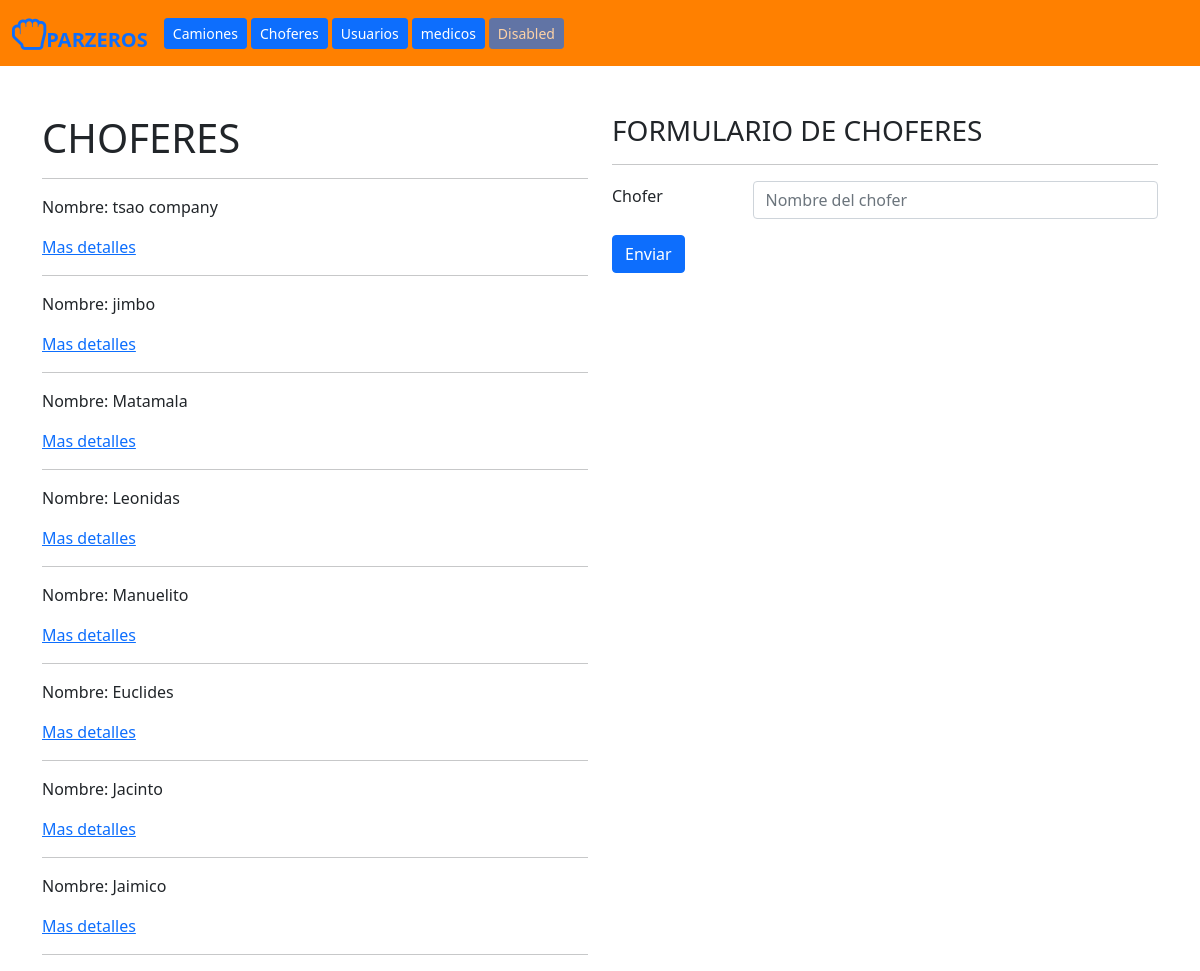
Screenshot of /choferes/ with the database file from the repository.
### app/models.py (models this page shows, shortened)
class Chofer(models.Model):
    camiones = models.ManyToManyField(Camion, related_name="choferes")
    nombre = models.CharField(max_length=50)
    created_at = models.DateTimeField(auto_now_add=True)
    updated_at = models.DateTimeField(auto_now=True)

### app/views.py (the view)
# urls.py: path('choferes/', views.choferes, name='choferes'),
def choferes(request):
    if request.method == "GET":
        context = {"choferes_info": Chofer.objects.all().order_by("-updated_at")}
        return render (request, "app/choferes.html", context)
    if request.method == "POST":
        print(request.POST)
        nombre = request.POST['nombre']
        Chofer.objects.create(nombre=nombre)
        return redirect ("/choferes")

### app/templates/app/choferes.html (shortened to what this page needs)
{% extends "app/foundation.html" %}
{% block contenido %}
{% include 'app/menu.html' %}
<div class="container mt-5">
    <div class="row">
        <div class="col-6">
            <h1>CHOFERES</h1>
            <hr>
            {% for chofer in choferes_info %}
            <p> Nombre: {{chofer.nombre}}</p>
            <a href="{% url 'chofer' id=chofer.id %}"> Mas detalles </a>
            <hr>
            {% endfor %}
        </div>
        <div class="col-6">
            <h3> FORMULARIO DE CHOFERES </H3>
            <hr>
            <form action="" method="post" >
                <div class="row g-3 align-items-center">
                    <div class="col-3">
                        <label for="exampleextarea1" class="form-label">Chofer</label>
                    </div>
                    <div class="col-9">
                        <input class="form-control" type="text" placeholder="Nombre del chofer" aria-label="default input example" name="nombre">
                    </div>
                    <div class="col-3">
                        <button type="submit" class="btn btn-primary">Enviar</button>
                    </div>
                </div>
            </form>
        </div>
    </div>
</div>
{% endblock %}

### rows the page displays
Chofer: nombre "tsao company"
Chofer: nombre "jimbo"
Chofer: nombre "Matamala"
Chofer: nombre "Leonidas"
Chofer: nombre "Manuelito"
Chofer: nombre "Euclides"
Chofer: nombre "Jacinto"
Chofer: nombre "Jaimico"
